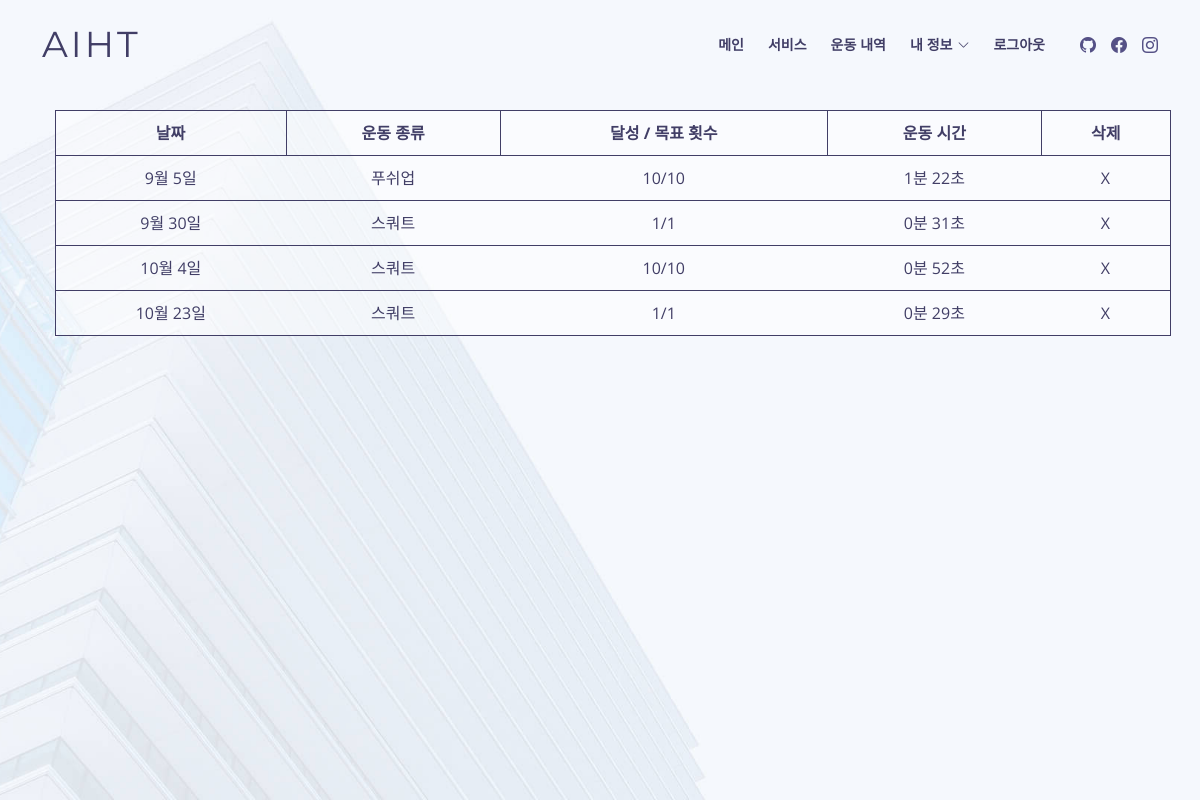
The page /result_list (signed in) on the database its author committed.
### aiht.py (models this page shows, shortened)
class Result(db.Model):
    __tablename__ = 'result'
    id = db.Column(db.Integer, primary_key=True)
    date = db.Column(db.String(80), nullable=False)
    exercise = db.Column(db.String(80), nullable=False)
    result_num = db.Column(db.String(80), nullable=False)
    exercise_time = db.Column(db.String(80), nullable=False)
    user_id = db.Column(db.Integer, ForeignKey('user.username'))
    user = relationship("User", backref=backref('results', order_by=id))

### aiht.py (the view)
@app.route('/result_list', methods=['GET'])
def result_list():
    if session['login']:
        results = Result.query.filter_by(user_id=session['username']).all()
        return render_template('result_list.html', results=results)
    if not session['login']:
        return redirect(url_for('login'))

### templates/result_list.html (shortened to what this page needs)
<!DOCTYPE html>
<html lang="ko">
<head>
  <link href="../static/main/vendor/aos/aos.css" rel="stylesheet">
  <link href="../static/main/vendor/bootstrap/css/bootstrap.min.css" rel="stylesheet">
  <link href="../static/main/vendor/bootstrap-icons/bootstrap-icons.css" rel="stylesheet">
  <link href="../static/main/vendor/glightbox/css/glightbox.min.css" rel="stylesheet">
  <link href="../static/main/vendor/swiper/swiper-bundle.min.css" rel="stylesheet">
  <link href="../static/main/css/style.css" rel="stylesheet">
</head>
<body>
  <header id="header" class="fixed-top d-flex align-items-center header-transparent">
    <div class="container d-flex align-items-center">
      <h1 class="logo me-auto"><a href="/">AIHT</a></h1>
      <nav id="navbar" class="navbar order-last order-lg-0">
        <ul>
          <li><a class="nav-link scrollto" href="/">메인</a></li>
          <li><a class="nav-link scrollto" href="/#services">서비스</a></li>
            {% if session['login'] %}
                <li><a class="nav-link scrollto" href="/result_list">운동 내역</a></li>
                <li class="dropdown"><a href="#"><span>내 정보</span> <i class="bi bi-chevron-down"></i></a>
              </li>
              <li><a class="nav-link scrollto" href="/logout">로그아웃</a></li>
            {% else %}
            <li><a class="nav-link scrollto" href="/login">로그인</a></li>
            {% endif %}
        </ul>
      </nav>
      <div class="social-links">
        <a href="https://github.com/jjuny0310" class="github"><i class="bi bi-github"></i></a>
        <a href="#" class="facebook"><i class="bi bi-facebook"></i></a>
        <a href="#" class="instagram"><i class="bi bi-instagram"></i></a>
      </div>
    </div>
  </header>
  <section id="result_list" class="clearfix">
    <div class="container">
        <table>
            <tr>
                <th>날짜</th>
                <th>운동 종류</th>
                <th>달성 / 목표 횟수</th>
                <th>운동 시간</th>
                <th>삭제</th>
            </tr>
            {% for result in results %}
            <tr>
                <td>{{ result.date }}</td>
                <td>{{ result.exercise}}</td>
                <td>{{ result.result_num }}</td>
                <td>{{ result.exercise_time }}</td>
                <td><a href="javascript:resultDelete({{ result.id }})">X</a></td>
            </tr>
            {% endfor %}
        </table>
    </div>
  </section>
</body>
</html>

### static/main/css/style.css (style rules this page uses)
body { background: #fff; color: #444; font-family: "Open Sans", sans-serif; }
a { color: #1bb1dc; text-decoration: none; transition: 0.5s; }
h1, h2, h3, h4, h5, h6 { font-family: "Montserrat", sans-serif; font-weight: 400; margin: 0 0 20px 0; padding: 0; }
#header { background: #fff; transition: all 0.5s; z-index: 997; height: 90px; }
#header.header-transparent { background: transparent; }
#header .logo { font-size: 36px; margin: 0; padding: 0; font-weight: 400; letter-spacing: 3px; text-transform: uppercase; }
#header .logo a { color: #413e66; }
#header .social-links { margin: 0 0 0 20px; display: inline-flex; align-items: center; justify-content: center; }
#header .social-links a { color: #555186; transition: 0.3s; line-height: 0; margin-left: 15px; }
#header .social-links a i { line-height: 0; }
.navbar { padding: 0; }
.navbar ul { margin: 0; padding: 0; display: flex; list-style: none; align-items: center; }
.navbar li { position: relative; }
.navbar a, .navbar a:focus { display: flex; align-items: center; justify-content: space-between; padding: 10px 0 10px 24px; font-family: "Montserrat", sans-serif; text-transform: uppercase; font-size: 14px; font-weight: 600; color: #413e66; white-space: nowrap; transition: 0.3s; }
.navbar a i, .navbar a:focus i { font-size: 12px; line-height: 0; margin-left: 5px; }
section { overflow: hidden; }
#result_list { width: 100%; height: 100vh; position: relative; background: #f5f8fd url("../img/intro-bg.jpg") center top no-repeat; background-size: cover; padding-top: 110px; padding-left: 25px; }
#result_list table { width: 100%; background-color: rgba(255, 255, 255, 0.5); text-align: center; border: 1px solid #413e66; }
#result_list th { color: #413e66; border: 1px solid #413e66; padding: 10px; }
#result_list td { color: #413e66; border-bottom: 1px solid #413e66; padding: 10px; }
#result_list td a { color: #413e66; }

### rows shown on the page
Result: date "9월 5일", exercise "푸쉬업", result_num "10/10", exercise_time "1분 22초"
Result: date "9월 30일", exercise "스쿼트", result_num "1/1", exercise_time "0분 31초"
Result: date "10월 4일", exercise "스쿼트", result_num "10/10", exercise_time "0분 52초"
Result: date "10월 23일", exercise "스쿼트", result_num "1/1", exercise_time "0분 29초"
